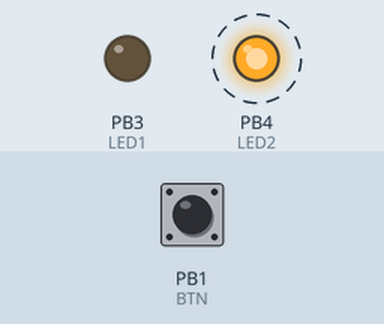
Recording of a program running on a simulated ATtiny13, built with avr-gcc and emulated at 1.2 MHz. On the bench: output pins drawn as LEDs (lit = HIGH). Dashed ring = blinking. The test bench sets the inputs (shaded band); at power-on: PB1 (BTN) HIGH.

Above: at 1.2 s.
1.3 s: PB1 (BTN) pulled LOW for 0.15 s
At 1.45 s:
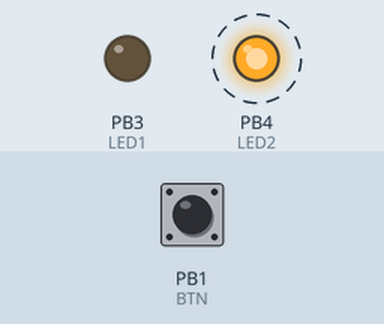
4.3 s: PB1 (BTN) pulsed LOW 5 times (0.12 s each, 0.3 s apart)
At 4.77 s:
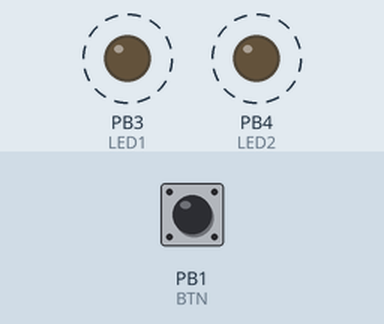
Timing chart, 0 to 13.3 s (numbered marks = the images above; inputs shaded):
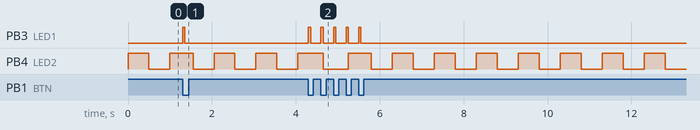

The program:

main.c
```c
/*
 * External INT0 interrupt. Button interrupt
 * Created: 24.05.2015 1:28:05
 * Author: Aleksey M.
 * MCU ATtiny13
 * Tested
 */

#define F_CPU 1200000UL
#include <avr/interrupt.h>
#include <avr/io.h>
#include <stdbool.h>
#include <util/delay.h>

#define BTN PB1
#define LED1 PB3
#define LED2 PB4
#define RST PB5

// Interrupt handler
ISR(INT0_vect) {
  PORTB |= (1 << PB3);
  _delay_ms(50); // It's only for debug. Do not use delays in the ISRs!
  PORTB = PORTB & ~(1 << PB3);
}

void initIO() {
  DDRB |= (1 << LED2) | (1 << LED1);
  PORTB |= (1 << BTN) | (1 << RST);
}

void initExternIS() {
  // Turn ON interrupt request on INT0 pin
  GIMSK |= (1 << INT0);

  // The falling edge of INT0 generates an interrupt request
  MCUCR |= (1 << ISC01);  // Set bit to '1'
  MCUCR &= ~(1 << ISC00); // Clear bit to '0'
}

void blink() {
  PORTB ^= (1 << PB4);
  _delay_ms(500);
}

int main(void) {
  initIO();
  initExternIS();
  sei(); // Enable all interrupts

  while (1) {
    blink();
  }

  return 0;
}

/*
# Comments:
===================================
## What does the program do?
The MCU performs two tasks: blinking LED1 and when an interrupt occurs it is
toggling LED2. It may seem that everything is happening at once, but it's not
true. Everything is going one by one. Interrupts are a way to implement
multitasking.

Circuit connections:
PB0 - *
PB1 - Button - GND (INT0)
PB2	- *
PB3 - LED - 2,2k - GND
PB4 - LED - 2,2k - GND
PB5 - Reset (input)
PB6, PB7 are Read-only bits
For hardware debounce reduction add in parallel with the button 100nf capacitor.

## Notes:
'INT0_vect' is an interrupt vector – "External Interrupt Request 0". For all
vectors look at the table 9-1, page 4. MCU Control Register contains bits for
interrupt sense control. All of the settings look at the table 9-2, page 47.

Interrupts should be globally enabled in code. By default, interrupts are
disabled. The global interrupt flag is maintained in the "I" bit of the status
register SREG, page 9. The cli() disables all interrupts by clearing the global
interrupt mask, sei() enable all interrupts.

# Conclusions
===================================
Run this code and find what behavior is expected and what we got.
*/

/*
Simple SOFTWARE DEBOUNCE without _delay_ms() function | Start
------------------------
Delays in the interrupt vectors are not a good idea and _delay_ms() is a
blocking function as well. It means that the microcontroller doing nothing when
executing this call. Another interrupt could occur anytime thus microcontroller
definitely will lose events or data.

volatile bool int0_flag = 0;

if (!(PINB & (1<<PB1)) && (int0_flag == 0))
{
        int0_flag = 1;
         // Toggle LED
        PORTB ^= (1<<PB3);
}

int0_flag = 0;

To avoid a repeat execution clean up before exit from vector in the
GIFR register flag. Set a logical '1' into bit 6, GIFR General Interrupt Flag
Register. The flag is cleared when the interrupt routine is executed, page 48

GIFR |= (1<<INTF0);
*/
```

Measured:
- after the input at 1.3 s, PB3 (LED1): LOW → HIGH at once, → LOW 0.05 s later
- after the input at 4.3 s, PB3 (LED1): alternates HIGH for 0.05 s and LOW for 0.25 s, 10 changes in all, then stays LOW, starting at once
- by itself, PB4 (LED2): alternates HIGH for 0.50 s and LOW for 0.50 s
